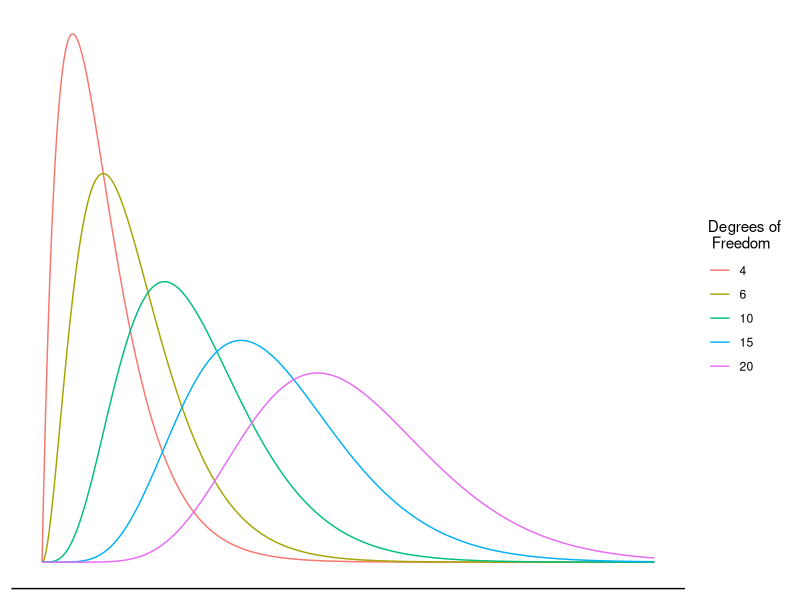
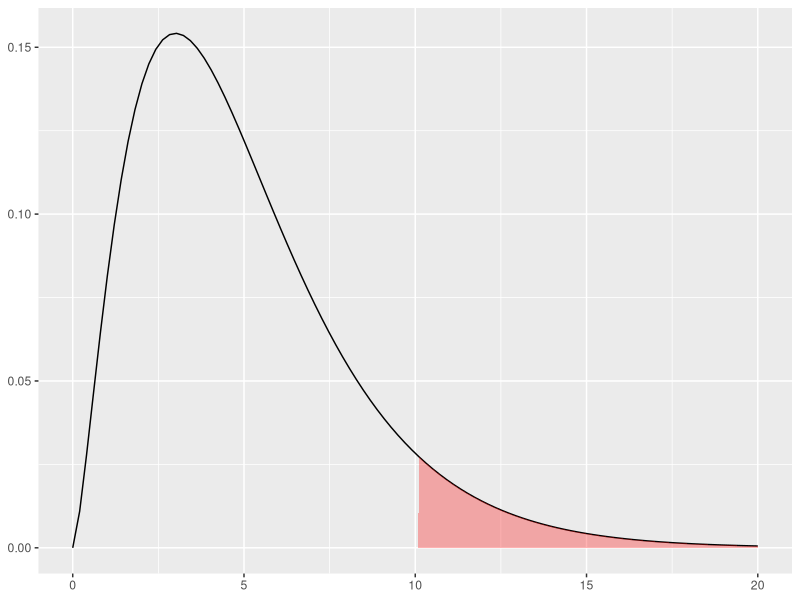

Write R code to recreate these figures, in order.
## ---- chunk 1

library(ggplot2)

x1 <- seq(0,40,0.01)
x2 <- rep(x1, 5)
y1 <- c(dchisq(x1,4), dchisq(x1,6), dchisq(x1,10), dchisq(x1,15), dchisq(x1,20))
z1 <- factor(rep(1:5,each=4001), labels=c(4, 6, 10, 15, 20))

df <- data.frame(x2,y1,z1)

ggplot(data=df, aes(x=x2, y=y1, color=z1)) +
  geom_path() +
  theme_classic() +
  theme(axis.text = element_blank(),
        axis.line.y = element_blank(),
        axis.ticks = element_blank(),
        legend.position.inside = c(0.7,0.8)) +
  labs(x=NULL, y=NULL, color="Degrees of \n Freedom")


## ---- chunk 2

library(ggplot2)
x1 <- seq(0,20,length.out = 100)
y1 <- dchisq(x1,5)
df <- data.frame(x1, y1)
ggplot(df, aes(x=x1, y=y1)) +
  geom_line() +
  labs(x=NULL, y=NULL) +
  geom_area(data=subset(df,x1>10),fill="red",alpha=0.3)


